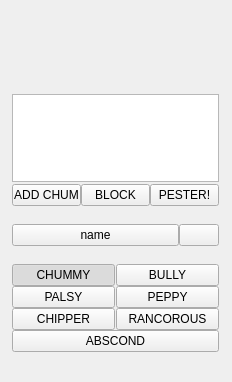
<?xml version="1.0" encoding="UTF-8"?>
<ui version="4.0">
 <class>MainWindow</class>
 <widget class="QMainWindow" name="MainWindow">
  <property name="geometry">
   <rect>
    <x>0</x>
    <y>0</y>
    <width>232</width>
    <height>382</height>
   </rect>
  </property>
  <property name="windowTitle">
   <string>MainWindow</string>
  </property>
  <property name="whatsThis">
   <string extracomment="mood"/>
  </property>
  <widget class="QWidget" name="centralwidget">
   <widget class="QWidget" name="verticalLayoutWidget">
    <property name="geometry">
     <rect>
      <x>0</x>
      <y>80</y>
      <width>231</width>
      <height>281</height>
     </rect>
    </property>
    <layout class="QVBoxLayout" name="verticalLayout">
     <property name="spacing">
      <number>18</number>
     </property>
     <property name="leftMargin">
      <number>12</number>
     </property>
     <property name="topMargin">
      <number>14</number>
     </property>
     <property name="rightMargin">
      <number>12</number>
     </property>
     <property name="bottomMargin">
      <number>9</number>
     </property>
     <item>
      <layout class="QVBoxLayout" name="verticalLayout_3">
       <property name="spacing">
        <number>2</number>
       </property>
       <item>
        <widget class="QTreeView" name="chumsTree">
         <property name="sizePolicy">
          <sizepolicy hsizetype="Expanding" vsizetype="Fixed">
           <horstretch>0</horstretch>
           <verstretch>0</verstretch>
          </sizepolicy>
         </property>
        </widget>
       </item>
       <item>
        <layout class="QHBoxLayout" name="friendButtons">
         <property name="spacing">
          <number>0</number>
         </property>
         <item>
          <widget class="QPushButton" name="addChumButton">
           <property name="sizePolicy">
            <sizepolicy hsizetype="Minimum" vsizetype="Minimum">
             <horstretch>0</horstretch>
             <verstretch>0</verstretch>
            </sizepolicy>
           </property>
           <property name="text">
            <string>ADD CHUM</string>
           </property>
          </widget>
         </item>
         <item>
          <widget class="QPushButton" name="blockButton">
           <property name="sizePolicy">
            <sizepolicy hsizetype="Minimum" vsizetype="Minimum">
             <horstretch>0</horstretch>
             <verstretch>0</verstretch>
            </sizepolicy>
           </property>
           <property name="text">
            <string>BLOCK</string>
           </property>
          </widget>
         </item>
         <item>
          <widget class="QPushButton" name="pesterButton">
           <property name="sizePolicy">
            <sizepolicy hsizetype="Minimum" vsizetype="Minimum">
             <horstretch>0</horstretch>
             <verstretch>0</verstretch>
            </sizepolicy>
           </property>
           <property name="text">
            <string>PESTER!</string>
           </property>
          </widget>
         </item>
        </layout>
       </item>
      </layout>
     </item>
     <item>
      <layout class="QGridLayout" name="gridLayout_2">
       <property name="spacing">
        <number>0</number>
       </property>
       <item row="0" column="1">
        <widget class="QPushButton" name="colorButton">
         <property name="sizePolicy">
          <sizepolicy hsizetype="Maximum" vsizetype="Maximum">
           <horstretch>0</horstretch>
           <verstretch>0</verstretch>
          </sizepolicy>
         </property>
         <property name="text">
          <string/>
         </property>
         <property name="checkable">
          <bool>false</bool>
         </property>
        </widget>
       </item>
       <item row="0" column="0">
        <widget class="QPushButton" name="nameButton">
         <property name="sizePolicy">
          <sizepolicy hsizetype="Expanding" vsizetype="Maximum">
           <horstretch>3</horstretch>
           <verstretch>0</verstretch>
          </sizepolicy>
         </property>
         <property name="text">
          <string>name</string>
         </property>
        </widget>
       </item>
      </layout>
     </item>
     <item>
      <layout class="QVBoxLayout" name="verticalLayout_2">
       <property name="spacing">
        <number>0</number>
       </property>
       <property name="bottomMargin">
        <number>0</number>
       </property>
       <item>
        <layout class="QGridLayout" name="gridLayout">
         <property name="horizontalSpacing">
          <number>1</number>
         </property>
         <property name="verticalSpacing">
          <number>0</number>
         </property>
         <item row="0" column="0">
          <widget class="QPushButton" name="moodButton0">
           <property name="whatsThis">
            <string extracomment="mood"/>
           </property>
           <property name="text">
            <string>CHUMMY</string>
           </property>
           <property name="checkable">
            <bool>true</bool>
           </property>
           <property name="checked">
            <bool>true</bool>
           </property>
          </widget>
         </item>
         <item row="2" column="0">
          <widget class="QPushButton" name="moodButton4">
           <property name="whatsThis">
            <string extracomment="mood"/>
           </property>
           <property name="text">
            <string>CHIPPER</string>
           </property>
           <property name="checkable">
            <bool>true</bool>
           </property>
          </widget>
         </item>
         <item row="0" column="1">
          <widget class="QPushButton" name="moodButton5">
           <property name="whatsThis">
            <string extracomment="mood"/>
           </property>
           <property name="text">
            <string>BULLY</string>
           </property>
           <property name="checkable">
            <bool>true</bool>
           </property>
          </widget>
         </item>
         <item row="2" column="1">
          <widget class="QPushButton" name="moodButton1">
           <property name="whatsThis">
            <string extracomment="mood"/>
           </property>
           <property name="text">
            <string>RANCOROUS</string>
           </property>
           <property name="checkable">
            <bool>true</bool>
           </property>
          </widget>
         </item>
         <item row="1" column="0">
          <widget class="QPushButton" name="moodButton3">
           <property name="whatsThis">
            <string extracomment="mood"/>
           </property>
           <property name="text">
            <string>PALSY</string>
           </property>
           <property name="checkable">
            <bool>true</bool>
           </property>
           <property name="checked">
            <bool>false</bool>
           </property>
          </widget>
         </item>
         <item row="1" column="1">
          <widget class="QPushButton" name="moodButton6">
           <property name="whatsThis">
            <string extracomment="mood"/>
           </property>
           <property name="text">
            <string>PEPPY</string>
           </property>
           <property name="checkable">
            <bool>true</bool>
           </property>
          </widget>
         </item>
        </layout>
       </item>
       <item>
        <widget class="QPushButton" name="moodButton2">
         <property name="sizePolicy">
          <sizepolicy hsizetype="Minimum" vsizetype="Minimum">
           <horstretch>0</horstretch>
           <verstretch>0</verstretch>
          </sizepolicy>
         </property>
         <property name="whatsThis">
          <string extracomment="mood"/>
         </property>
         <property name="accessibleName">
          <string/>
         </property>
         <property name="text">
          <string>ABSCOND</string>
         </property>
         <property name="checkable">
          <bool>true</bool>
         </property>
        </widget>
       </item>
      </layout>
     </item>
    </layout>
   </widget>
   <widget class="QLabel" name="appLabel">
    <property name="geometry">
     <rect>
      <x>50</x>
      <y>460</y>
      <width>46</width>
      <height>13</height>
     </rect>
    </property>
    <property name="text">
     <string/>
    </property>
   </widget>
  </widget>
  <widget class="QMenuBar" name="menubar">
   <property name="geometry">
    <rect>
     <x>0</x>
     <y>0</y>
     <width>232</width>
     <height>21</height>
    </rect>
   </property>
  </widget>
 </widget>
 <resources/>
 <connections/>
</ui>
